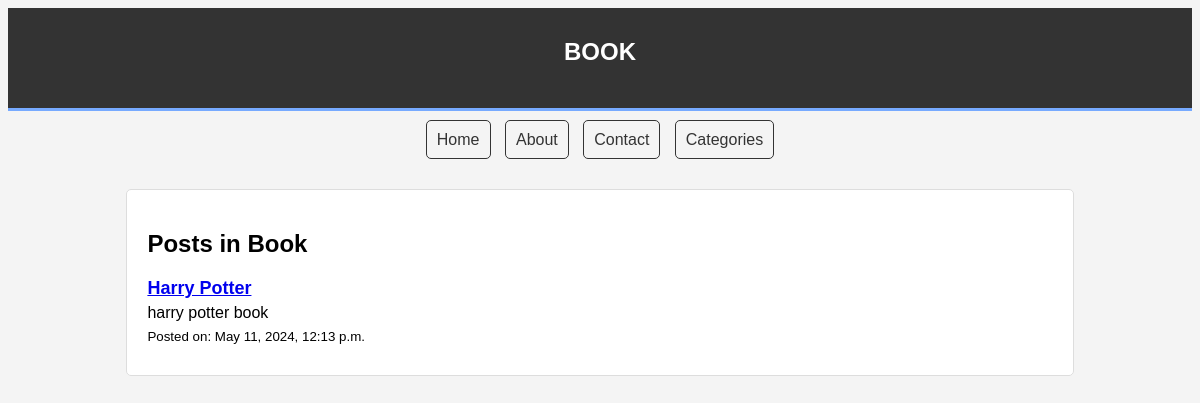
The page /categories/1/ on the database its author committed.
### tesco/models.py (models this page shows, shortened)
class Category(models.Model):
    name         = models.CharField(max_length=100)
    distribution = models.TextField(max_length=200 , null=False
    , blank=False)

class Txt(models.Model):
    id               = models.AutoField(primary_key=True , unique=True , serialize=True , null= False , blank=False)
    subject          = models.CharField(max_length=150 ,null=False , blank=False , unique=False)
    categorry        = models.ForeignKey(Category , on_delete=models.CASCADE)
    summary          = models.CharField(max_length=150 , null=False , blank=False)
    distribution     = HTMLField(blank=False , null=False ,editable=True)
    time             = models.DateTimeField(editable=True)
    special          = models.BooleanField(null= True , blank=True)

### tesco/views.py (the view)
# urls.py: path('categories/<int:category_id>/'  , views.category_detail_view  , name='category_detail' ),
def category_detail_view(request, category_id):
    category = get_object_or_404(Category, id=category_id)
    posts = Txt.objects.filter(categorry=category)
    return render(request, 'category_detail.html', {'category': category, 'posts': posts})

### templates/category_detail.html (shortened to what this page needs)
<!DOCTYPE html>
<html lang="en">
<head>
</head>
<body>
    <header>
        <div class="container">
            <h1>{{ category.name }}</h1>
        </div>
    </header>
    <nav>
        <a href="{% url 'home' %}">Home</a>
        <a href="{% url 'about' %}">About</a>
        <a href="{% url 'contact' %}">Contact</a>
        <a href="{% url 'category_list' %}" target="_blank">Categories</a>
    </nav>
    <div class="container">
        <div class="content">
            <h2>Posts in {{ category.name }}</h2>
            {% for post in posts %}
                <div class="post-item">
                    <h3><a href="{% url 'txt_detail' txt_id=post.id %}" target="_blank">{{ post.subject }}</a></h3>
                    <p>{{ post.summary }}</p>
                    <p><small>Posted on: {{ post.time }}</small></p>
                </div>
            {% endfor %}
        </div>
    </div>
</body>
</html>

### templates/category_detail.html (style rules this page uses)
body { font-family: Arial, sans-serif; background-color: #f4f4f4; }
.container { width: 80%; margin: auto; overflow: hidden; }
header { background: #333; color: #fff; padding-top: 30px; min-height: 70px; border-bottom: #77aaff 3px solid; }
header h1 { text-align: center; text-transform: uppercase; margin: 0; font-size: 24px; }
nav { text-align: center; margin: 20px 0; }
nav a { color: #333; text-decoration: none; padding: 10px; border: 1px solid #333; border-radius: 5px; margin: 0 5px; }
.content { padding: 20px; background: #fff; border: 1px solid #ddd; border-radius: 5px; margin-top: 20px; }
.post-item { margin-bottom: 10px; }
.post-item h3 { margin: 0; font-size: 18px; }
.post-item p { margin: 5px 0; }

### rows shown on the page
Category: name "BOOK", name "Book"
Txt: subject "Harry Potter", summary "harry potter book", time "May 11, 2024, 12:13 p.m."
